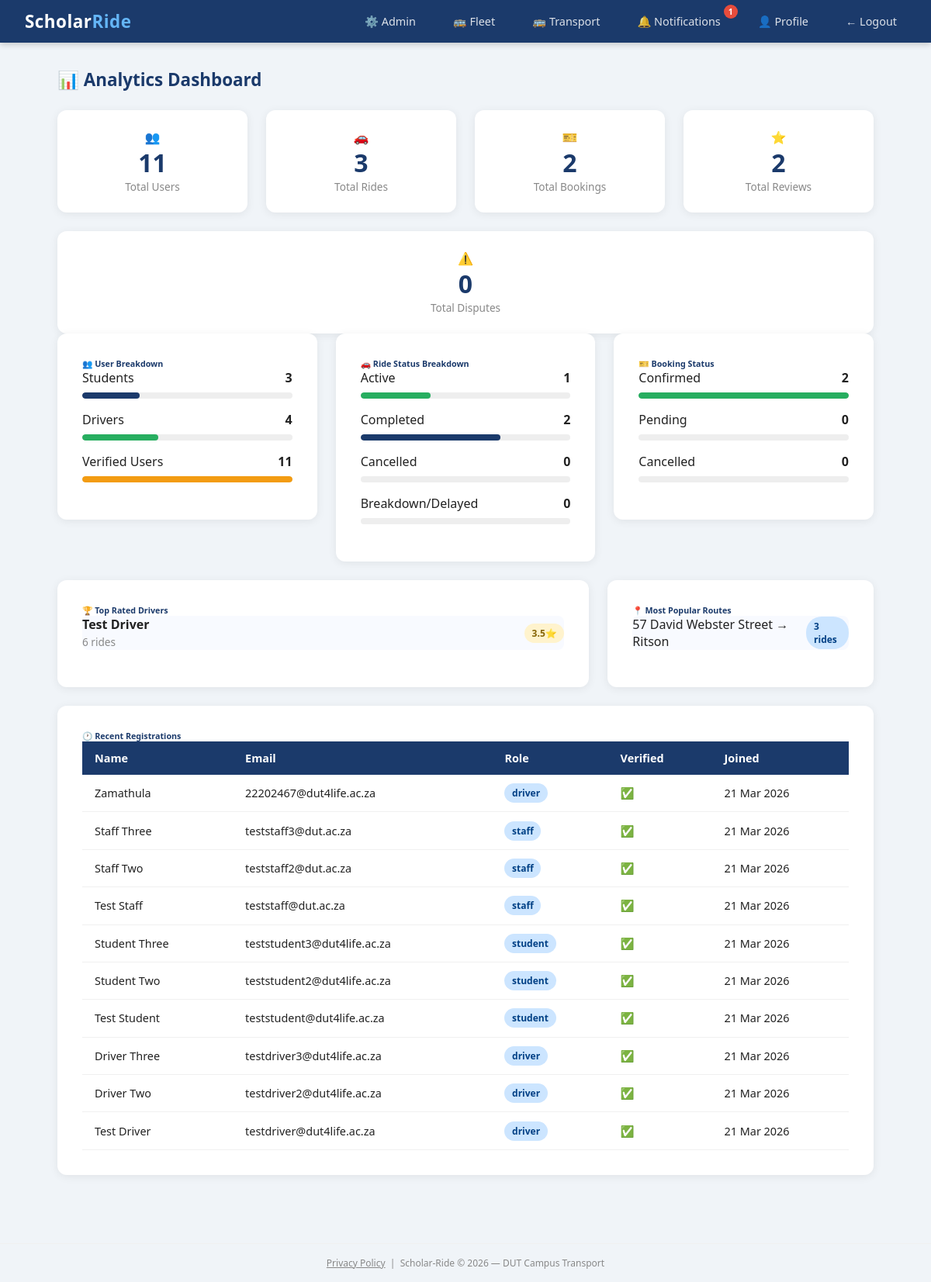
/admin/analytics (signed in), run on an earlier commit of the app's database.
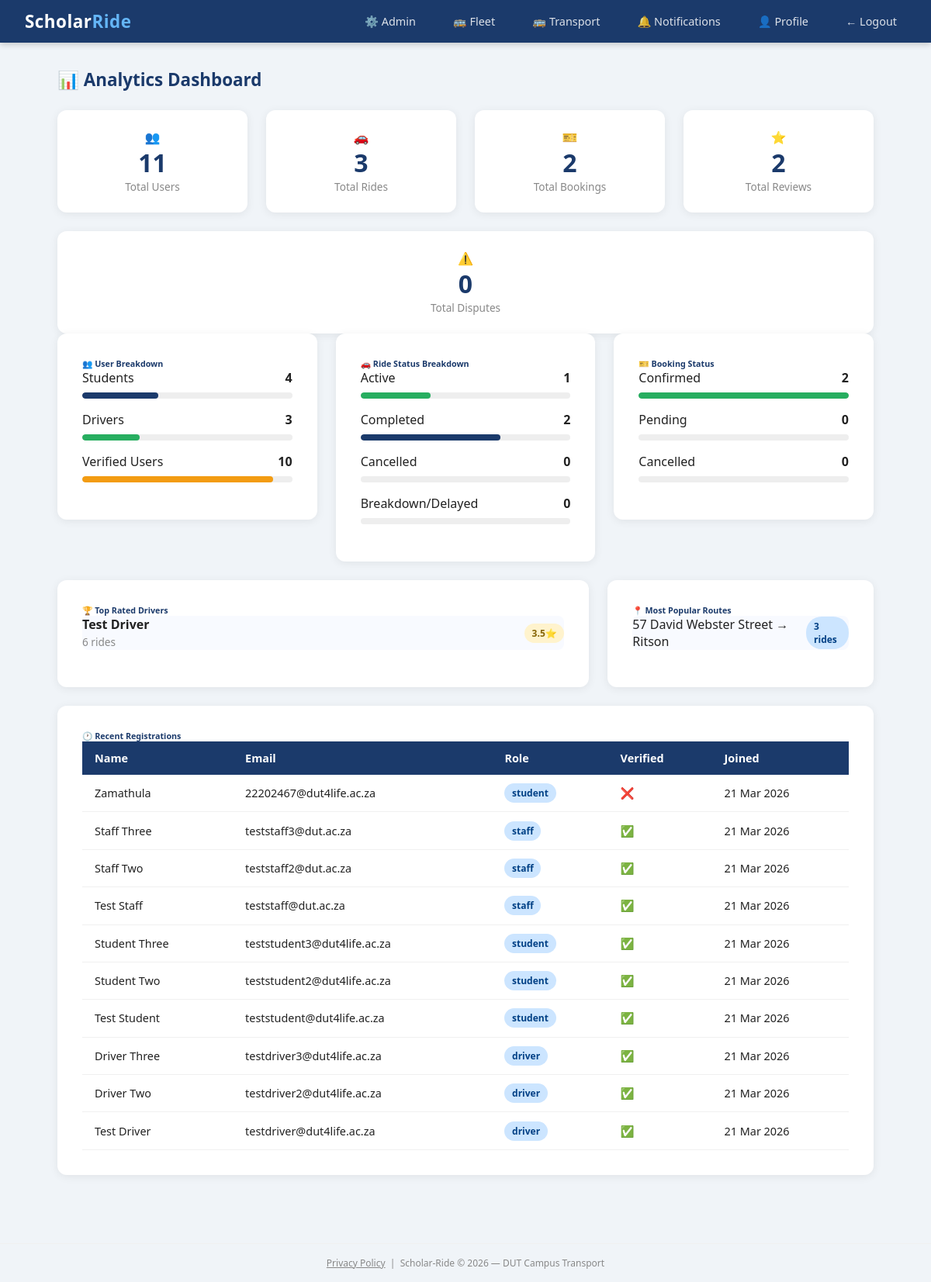
And on a later commit of the database.
### scholar_ride/models.py (models this page shows)
class User(db.Model, UserMixin):
    id = db.Column(db.Integer, primary_key=True)
    student_number = db.Column(db.String(20), unique=True, nullable=True)
    staff_number = db.Column(db.String(20), unique=True, nullable=True)
    full_name = db.Column(db.String(100), nullable=False)
    email = db.Column(db.String(120), unique=True, nullable=False)
    phone = db.Column(db.String(20), nullable=False)
    password_hash = db.Column(db.String(128), nullable=False)
    role = db.Column(db.String(20), default='student')
    department = db.Column(db.String(100), nullable=True)
    verified = db.Column(db.Boolean, default=False)
    approval_status = db.Column(db.String(20), default='pending')
    otp = db.Column(db.String(6), nullable=True)
    created_at = db.Column(db.DateTime, default=datetime.utcnow)
    driver_code = db.Column(db.String(20), nullable=True)
    rides = db.relationship('Ride', backref='driver', lazy=True)
    bookings = db.relationship('Booking', backref='student', lazy=True)

### scholar_ride/routes/admin.py (the view)
@admin.route('/admin/analytics')
@login_required
@admin_required
def analytics():
    from scholar_ride.models import Review
    from sqlalchemy import func
    total_users = User.query.count()
    total_rides = Ride.query.count()
    total_bookings = Booking.query.count()
    total_reviews = Review.query.count()
    total_disputes = Dispute.query.count()
    student_count = User.query.filter_by(role='student').count()
    driver_count = User.query.filter_by(role='driver').count()
    staff_count = User.query.filter_by(role='staff').count()
    verified_count = User.query.filter_by(verified=True).count()
    pending_count = User.query.filter_by(approval_status='pending').count()
    active_rides = Ride.query.filter_by(status='active').count()
    completed_rides = Ride.query.filter_by(status='completed').count()
    cancelled_rides = Ride.query.filter_by(status='cancelled').count()
    breakdown_rides = Ride.query.filter(Ride.status.in_(['breakdown', 'delayed'])).count()
    confirmed_bookings = Booking.query.filter_by(status='confirmed').count()
    pending_bookings = Booking.query.filter_by(status='pending').count()
    cancelled_bookings = Booking.query.filter_by(status='cancelled').count()
    top_drivers_raw = db.session.query(
        User,
        func.avg(Review.rating).label('avg_rating'),
        func.count(Ride.id).label('ride_count')
    ).join(Review, Review.driver_id == User.id)\
     .join(Ride, Ride.driver_id == User.id)\
     .group_by(User.id)\
     .order_by(func.avg(Review.rating).desc())\
     .limit(5).all()
    top_drivers = []
    for driver, avg_rating, ride_count in top_drivers_raw:
        driver.avg_rating = round(avg_rating, 1)
        driver.ride_count = ride_count
        top_drivers.append(driver)
    popular_routes = db.session.query(
        Ride.origin,
        Ride.destination,
        func.count(Ride.id).label('count')
    ).group_by(Ride.origin, Ride.destination)\
     .order_by(func.count(Ride.id).desc())\
     .limit(5).all()
    recent_users = User.query.order_by(User.created_at.desc()).limit(10).all()
    return render_template('admin/analytics.html',
        total_users=total_users,
        total_rides=total_rides,
        total_bookings=total_bookings,
        total_reviews=total_reviews,
        total_disputes=total_disputes,
        student_count=student_count,
        driver_count=driver_count,
        staff_count=staff_count,
        verified_count=verified_count,
        pending_count=pending_count,
        active_rides=active_rides,
        completed_rides=completed_rides,
        cancelled_rides=cancelled_rides,
        breakdown_rides=breakdown_rides,
        confirmed_bookings=confirmed_bookings,
        pending_bookings=pending_bookings,
        cancelled_bookings=cancelled_bookings,
        top_drivers=top_drivers,
        popular_routes=popular_routes,
        recent_users=recent_users
    )

### scholar_ride/templates/admin/analytics.html (shortened to what this page needs)
{% extends "base.html" %}
{% block content %}
<div class="page-header">
    <h4>📊 Analytics Dashboard</h4>
</div>
<div class="row mb-4">
    <div class="col">
        <div class="stat-card">
            <div class="stat-icon">👥</div>
            <div class="stat-number">{{ total_users }}</div>
            <div class="stat-label">Total Users</div>
        </div>
    </div>
    <div class="col">
        <div class="stat-card">
            <div class="stat-icon">🚗</div>
            <div class="stat-number">{{ total_rides }}</div>
            <div class="stat-label">Total Rides</div>
        </div>
    </div>
    <div class="col">
        <div class="stat-card">
            <div class="stat-icon">🎫</div>
            <div class="stat-number">{{ total_bookings }}</div>
            <div class="stat-label">Total Bookings</div>
        </div>
    </div>
    <div class="col">
        <div class="stat-card">
            <div class="stat-icon">⭐</div>
            <div class="stat-number">{{ total_reviews }}</div>
            <div class="stat-label">Total Reviews</div>
        </div>
    </div>
    <div class="col">
        <div class="stat-card">
            <div class="stat-icon">⚠️</div>
            <div class="stat-number">{{ total_disputes }}</div>
            <div class="stat-label">Total Disputes</div>
        </div>
    </div>
</div>
<div class="row mb-4">
    <div class="col">
        <div class="card p-3">
            <h6 style="color:#1B3A6B;" class="mb-3">👥 User Breakdown</h6>
            <div class="mb-2">
                <div class="d-flex justify-between mb-1">
                    <span>Students</span>
                    <strong>{{ student_count }}</strong>
                </div>
                <div class="sr-bar">
                    <div class="sr-bar-fill" style="width:{{ (student_count / total_users * 100) if total_users > 0 else 0 }}%; background:#1B3A6B;"></div>
                </div>
            </div>
            <div class="mb-2">
                <div class="d-flex justify-between mb-1">
                    <span>Drivers</span>
                    <strong>{{ driver_count }}</strong>
                </div>
                <div class="sr-bar">
                    <div class="sr-bar-fill" style="width:{{ (driver_count / total_users * 100) if total_users > 0 else 0 }}%; background:#27ae60;"></div>
                </div>
            </div>
            <div class="mb-2">
                <div class="d-flex justify-between mb-1">
                    <span>Verified Users</span>
                    <strong>{{ verified_count }}</strong>
                </div>
                <div class="sr-bar">
                    <div class="sr-bar-fill" style="width:{{ (verified_count / total_users * 100) if total_users > 0 else 0 }}%; background:#f39c12;"></div>
                </div>
            </div>
        </div>
    </div>
    <div class="col">
        <div class="card p-3">
            <h6 style="color:#1B3A6B;" class="mb-3">🚗 Ride Status Breakdown</h6>
            <div class="mb-2">
                <div class="d-flex justify-between mb-1">
                    <span>Active</span>
                    <strong>{{ active_rides }}</strong>
                </div>
                <div class="sr-bar">
                    <div class="sr-bar-fill" style="width:{{ (active_rides / total_rides * 100) if total_rides > 0 else 0 }}%; background:#27ae60;"></div>
                </div>
            </div>
            <div class="mb-2">
                <div class="d-flex justify-between mb-1">
                    <span>Completed</span>
                    <strong>{{ completed_rides }}</strong>
                </div>
                <div class="sr-bar">
                    <div class="sr-bar-fill" style="width:{{ (completed_rides / total_rides * 100) if total_rides > 0 else 0 }}%; background:#1B3A6B;"></div>
                </div>
            </div>
            <div class="mb-2">
                <div class="d-flex justify-between mb-1">
                    <span>Cancelled</span>
                    <strong>{{ cancelled_rides }}</strong>
                </div>
                <div class="sr-bar">
                </div>
            </div>
            <div class="mb-2">
                <div class="d-flex justify-between mb-1">
                    <span>Breakdown/Delayed</span>
                    <strong>{{ breakdown_rides }}</strong>
                </div>
                <div class="sr-bar">
                </div>
            </div>
        </div>
    </div>
    <div class="col">
        <div class="card p-3">
            <h6 style="color:#1B3A6B;" class="mb-3">🎫 Booking Status</h6>
            <div class="mb-2">
                <div class="d-flex justify-between mb-1">
                    <span>Confirmed</span>
                    <strong>{{ confirmed_bookings }}</strong>
                </div>
                <div class="sr-bar">
                    <div class="sr-bar-fill" style="width:{{ (confirmed_bookings / total_bookings * 100) if total_bookings > 0 else 0 }}%; background:#27ae60;"></div>
                </div>
            </div>
            <div class="mb-2">
                <div class="d-flex justify-between mb-1">
                    <span>Pending</span>
                    <strong>{{ pending_bookings }}</strong>
                </div>
                <div class="sr-bar">
                </div>
            </div>
            <div class="mb-2">
                <div class="d-flex justify-between mb-1">
                    <span>Cancelled</span>
                    <strong>{{ cancelled_bookings }}</strong>
                </div>
                <div class="sr-bar">
                </div>
            </div>
        </div>
    </div>
</div>
<div class="row mb-4">
    <div class="col-2">
        <div class="card p-3">
            <h6 style="color:#1B3A6B;" class="mb-3">🏆 Top Rated Drivers</h6>
            {% if top_drivers %}
                {% for driver in top_drivers %}
                <div class="d-flex justify-between align-center mb-2 p-2" style="background:#f8faff; border-radius:8px;">
                    <div>
                        <strong>{{ driver.full_name }}</strong><br>
                        <small class="text-muted">{{ driver.ride_count }} rides</small>
                    </div>
                    <span class="badge badge-warning">{{ driver.avg_rating }}⭐</span>
                </div>
                {% endfor %}
            {% else %}
                <p class="text-muted">No reviews yet.</p>
            {% endif %}
        </div>
    </div>
    <div class="col">
        <div class="card p-3">
            <h6 style="color:#1B3A6B;" class="mb-3">📍 Most Popular Routes</h6>
            {% if popular_routes %}
                {% for route in popular_routes %}
                <div class="d-flex justify-between align-center mb-2 p-2" style="background:#f8faff; border-radius:8px;">
                    <span>{{ route.origin }} → {{ route.destination }}</span>
                    <span class="badge badge-primary">{{ route.count }} rides</span>
                </div>
                {% endfor %}
            {% else %}
                <p class="text-muted">No rides yet.</p>
            {% endif %}
        </div>
    </div>
</div>
<div class="card p-3 mb-4">
    <h6 style="color:#1B3A6B;" class="mb-3">🕐 Recent Registrations</h6>
    <table>
        <thead>
            <tr>
                <th>Name</th>
                <th>Email</th>
                <th>Role</th>
                <th>Verified</th>
                <th>Joined</th>
            </tr>
        </thead>
        <tbody>
            {% for user in recent_users %}
            <tr>
                <td>{{ user.full_name }}</td>
                <td>{{ user.email }}</td>
                <td><span class="badge badge-primary">{{ user.role }}</span></td>
                <td>{% if user.verified %}✅{% else %}❌{% endif %}</td>
                <td>{{ user.created_at.strftime('%d %b %Y') }}</td>
            </tr>
            {% endfor %}
        </tbody>
    </table>
</div>
{% endblock %}

### scholar_ride/templates/base.html (shortened to what this page needs)
<!DOCTYPE html>
<html lang="en">
<head>
</head>
<body>
    <nav class="navbar">
        <a class="navbar-brand" href="/rides">Scholar<span>Ride</span></a>
        <ul class="nav-links" id="navLinks">
         {% if current_user and current_user.is_authenticated %}
        {% if current_user.role == 'student' %}
            <li><a href="/rides">🔍 Find Rides</a></li>
            <li><a href="/bookings/my">🎫 My Bookings</a></li>
            <li><a href="/transport">🚌 Transport</a></li>
        {% elif current_user.role == 'staff' %}
            <li><a href="/rides">🔍 Find Rides</a></li>
            <li><a href="/bookings/my">🎫 My Bookings</a></li>
            <li><a href="/transport">🚌 Transport</a></li>
        {% elif current_user.role == 'driver' %}
            <li><a href="/admin/fleet">🚌 Fleet</a></li>
            <li><a href="/rides/my">🚗 My Rides</a></li>
            <li><a href="/transport">🚌 Transport</a></li>
        {% elif current_user.role == 'admin' %}
            <li><a href="/admin">⚙️ Admin</a></li>
            <li><a href="/admin/fleet">🚌 Fleet</a></li>
            <li><a href="/transport">🚌 Transport</a></li>
        {% endif %}
        <li>
            <a href="/notifications" style="position:relative;">
                🔔 Notifications
                {% if unread_count > 0 %}
                <span style="
                    position:absolute;
                    top:-6px;
                    right:-10px;
                    background:#e74c3c;
                    color:white;
                    border-radius:50%;
                    font-size:0.65rem;
                    font-weight:700;
                    width:18px;
                    height:18px;
                    display:flex;
                    align-items:center;
                    justify-content:center;">
                    {{ unread_count }}
                </span>
                {% endif %}
                  </a>
                </li>
                    <li><a href="/profile">👤 Profile</a></li>
                 <li><a href="/logout">← Logout</a></li>
                 {% else %}
                 <li><a href="/login">Login</a></li>
                 <li><a href="/register">Register</a></li>
           {% endif %}
        </ul>
    </nav>
    <div class="container">
        {% block content %}{% endblock %}
    </div>
    <div style="text-align:center; padding:1rem; font-size:0.75rem; color:#888; border-top:1px solid #f0f0f0; margin-top:2rem;">
        <a href="/privacy" style="color:#888;">Privacy Policy</a> &nbsp;|&nbsp; Scholar-Ride &copy; 2026 — DUT Campus Transport
    </div>
</body>
</html>

What changed in the data, as far as the page shows it:
changed User "Zamathula": role "driver" → "student"; verified "✅" → "❌"
Also different on the page:
{{ student_count }}: "3" → "4"
{{ (student_count / total_users * 100) if total_users > 0 else 0 }}: 27.27272727272727 → 36.36363636363637 (drawn)
{{ driver_count }}: "4" → "3"
{{ (driver_count / total_users * 100) if total_users > 0 else 0 }}: 36.36363636363637 → 27.27272727272727 (drawn)
{{ verified_count }}: "11" → "10"
{{ (verified_count / total_users * 100) if total_users > 0 else 0 }}: 100.0 → 90.9090909090909 (drawn)
{{ unread_count }}: "1" → (not shown)
